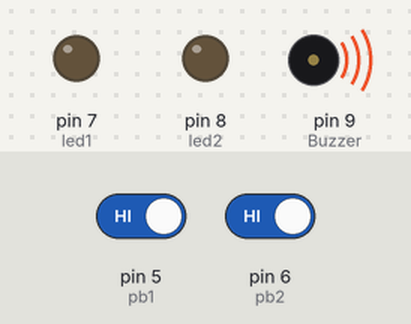
The sketch below on a simulated Arduino Uno, built with avr-gcc and run on an emulated ATmega328P. On the bench: output pins drawn as LEDs (lit = HIGH), buzzer (waves = sounding, pin HIGH). Inputs (shaded band) come from the test bench; at power-on: pin 5 (pb1) HIGH, pin 6 (pb2) HIGH.

Above: at 1.2 s.
1.3 s: pin 5 (pb1) driven LOW
At 2.2 s:
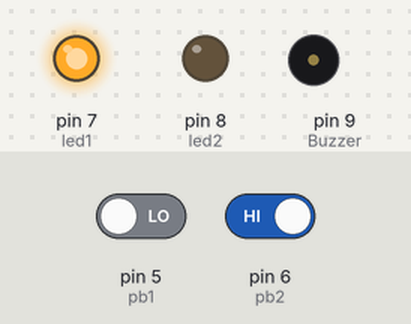
2.8 s: pin 6 (pb2) driven LOW
At 3.3 s:
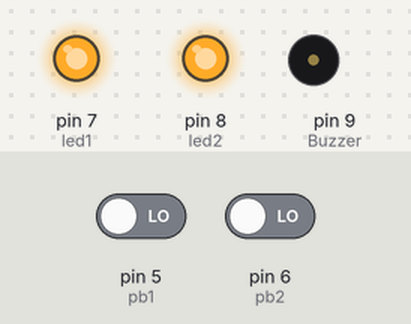
4.3 s: pin 5 (pb1) driven HIGH
At 5.5 s:
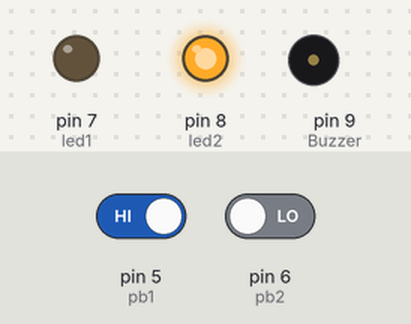
5.8 s: pin 6 (pb2) driven HIGH
At 6.8 s:
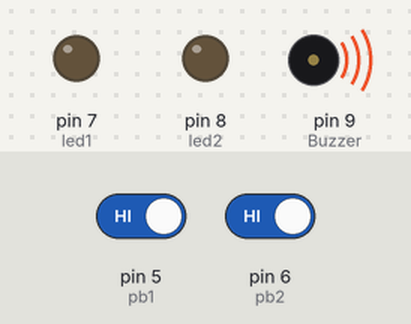
Timing chart, 0 to 8.3 s (numbered marks = the images above; inputs shaded):
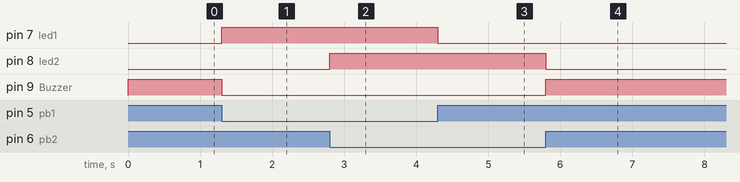

Measured:
- after the input at 1.3 s, pin 7 (led1): LOW → HIGH at once; pin 9 (Buzzer): HIGH → LOW at once
- after the input at 2.8 s, pin 8 (led2): LOW → HIGH at once
- after the input at 4.3 s, pin 7 (led1): HIGH → LOW at once
- after the input at 5.8 s, pin 8 (led2): HIGH → LOW at once; pin 9 (Buzzer): LOW → HIGH at once

The sketch:

Led_Buzzer.ino
```cpp
int pb1=5;
int pb2=6;
int led1=7;
int led2=8;
int Buzzer=9;

void setup(){

  pinMode(pb1,INPUT);
  pinMode(pb2,INPUT);
  pinMode(led1,OUTPUT);
  pinMode(led2,OUTPUT);
  pinMode(Buzzer,OUTPUT);

}

void loop(){

  if(digitalRead(pb1)!=HIGH){
    digitalWrite(led1,HIGH);
  }else{
    digitalWrite(led1,LOW);
  }

    if(digitalRead(pb2)!=HIGH){
    digitalWrite(led2,HIGH);
  }else{
    digitalWrite(led2,LOW);
  }

    if(digitalRead(pb1)==HIGH&&digitalRead(pb2)==HIGH){
    digitalWrite(Buzzer,HIGH);
  }else{
    digitalWrite(Buzzer,LOW);
  }

}
```
